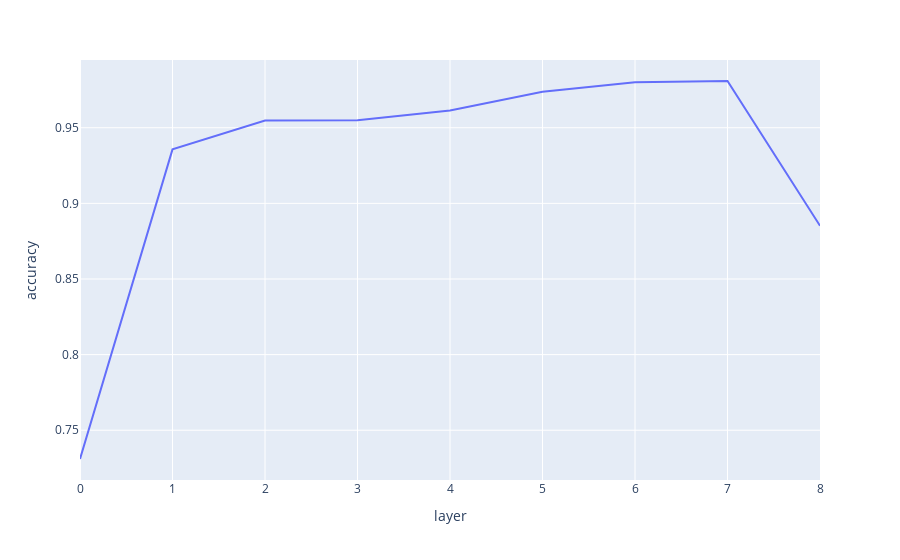

The cell this chart's notebook holds for it:
### Markdown cell above
We see that the sample is almost balanced, so accuracy is a meaningful measure and 93% is rather good. Let's look how it changes across the layers.

### Code cell
line(
    torch.tensor(
        [correct_predictions(focus_cache[f"blocks.0.hook_resid_pre"]).mean()] + [
            correct_predictions(focus_cache[f"blocks.{layer}.hook_resid_mid"]).mean()
            for layer in range(8)
        ]
    ),
    xaxis='layer',
    yaxis='accuracy',
)

### Figure 1 — Plotly figure (JSON) as saved in the notebook; plotly's stock layout.template omitted (floating-point values rounded to 4 significant figures)
{"data": [{"hovertemplate": "layer=%{x}<br>accuracy=%{y}<extra></extra>", "legendgroup": "", "line": {"color": "#636efa", "dash": "solid"}, "marker": {"symbol": "circle"}, "mode": "lines", "name": "", "orientation": "v", "showlegend": false, "type": "scatter", "x": [0, 1, 2, 3, 4, 5, 6, 7, 8], "xaxis": "x", "y": [0.731, 0.9357, 0.9547, 0.955, 0.9614, 0.9738, 0.9801, 0.9809, 0.8852], "yaxis": "y"}], "layout": {"legend": {"tracegroupgap": 0}, "margin": {"t": 60}, "xaxis": {"anchor": "y", "domain": [0, 1], "title": {"text": "layer"}}, "yaxis": {"anchor": "x", "domain": [0, 1], "title": {"text": "accuracy"}}}}
